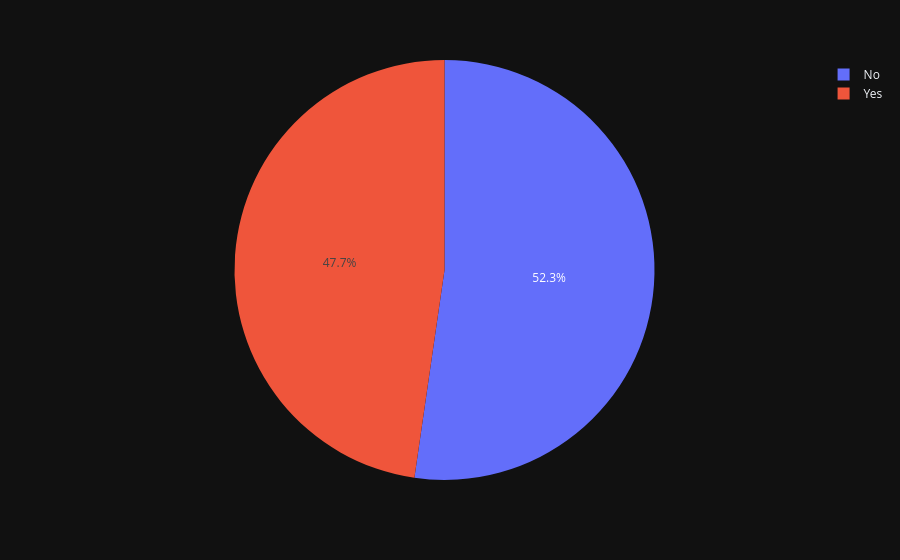

The code cell stored with this chart in its notebook:
### Code cell
px.pie(df, names="HeartDisease")

### Figure 1 — Plotly figure (JSON) as saved in the notebook; plotly's stock layout.template omitted (floating-point values rounded to 4 significant figures; data arrays with more than 128 entries replaced by an {"elided": "..."} marker saying what was removed)
{"data": [{"domain": {"x": [0.0, 1.0], "y": [0.0, 1.0]}, "hovertemplate": "HeartDisease=%{label}<extra></extra>", "labels": {"elided": "57373 str values"}, "legendgroup": "", "name": "", "showlegend": true, "type": "pie"}], "layout": {"legend": {"tracegroupgap": 0}, "margin": {"t": 60}}}
